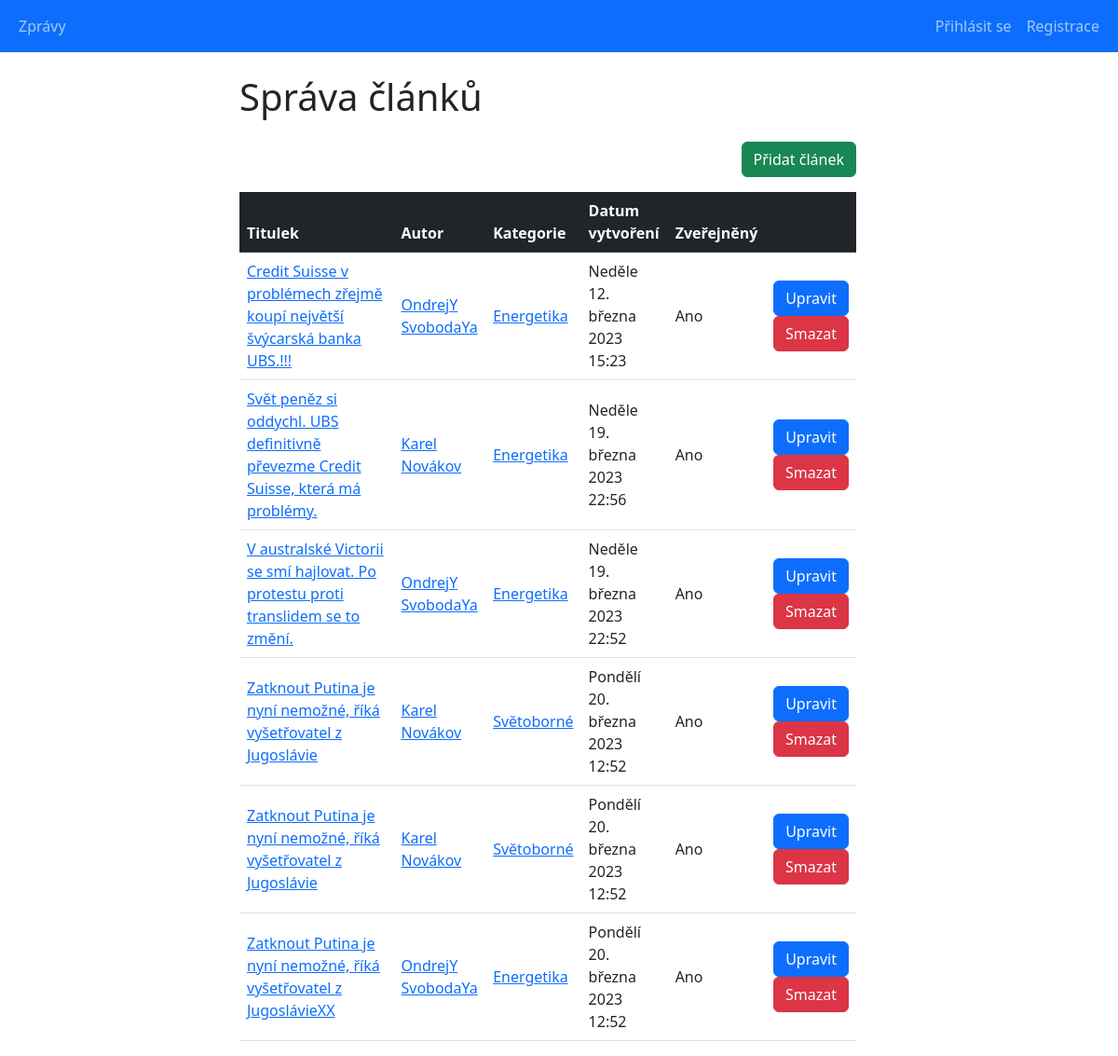
Page /main_projekt/articles_list.php on the earlier database version.
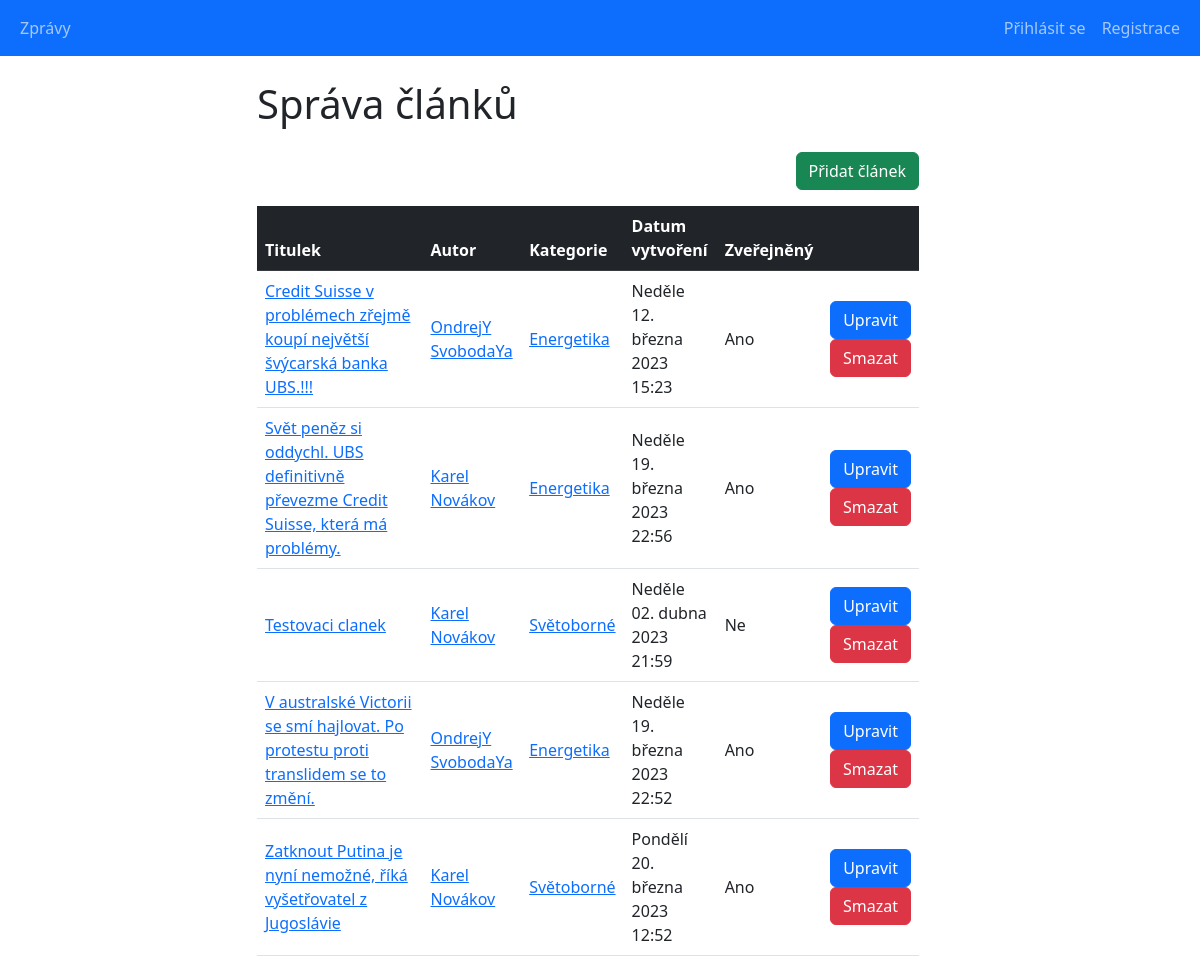
Same page on the later database version.
### tables this page shows
CREATE TABLE `articles` (
  `id` int(10) UNSIGNED NOT NULL,
  `introduction` text DEFAULT NULL,
  `content` text DEFAULT NULL,
  `title` text DEFAULT NULL,
  `author_id` int(10) UNSIGNED NOT NULL,
  `category_id` int(10) UNSIGNED NOT NULL,
  `created_at` datetime NOT NULL DEFAULT current_timestamp(),
  `is_published` tinyint(1) NOT NULL DEFAULT 0 COMMENT 'Zveřejněný/Nezveřejněný'
);

CREATE TABLE `categories` (
  `id` int(10) UNSIGNED NOT NULL,
  `category_name` varchar(50) NOT NULL
);

### main_projekt/classes/Database.php (called while the page is built, shortened)
<?php
class Database
{
    public function __construct()
    {
        $this->conn = new PDO(self::DSN, self::USERNAME, self::PASSWORD, [
            PDO::ATTR_ERRMODE => PDO::ERRMODE_EXCEPTION,
        ]);
        $this->conn->query('SET NAMES utf8');
    }
}

### main_projekt/classes/DateUtils.php (called while the page is built)
<?php
class DateUtils {
    public static function DatumCesky(string $date): string
    {
        $englishDate = (new Datetime($date))->format('l d. F Y H:i');
        $men = [
            'January', 'February', 'March', 'April', 'May',
            'June', 'July', 'August', 'September', 'October',
            'November', 'December'
        ];
        $mcz = [
            'ledna', 'února', 'března', 'dubna', 'května',
            'června', 'července', 'srpna', 'září', 'října',
            'listopadu', 'prosince'
        ];
        $englishDate = str_replace($men, $mcz, $englishDate);
        $den = [
            'Monday', 'Tuesday', 'Wednesday', 'Thursday',
            'Friday', 'Saturday', 'Sunday'
        ];
        $dcz = [
            'Pondělí', 'Úterý', 'Středa', 'Čtvrtek',
            'Pátek', 'Sobota', 'Neděle'
        ];
        return str_replace($den, $dcz, $englishDate);
    }
}

### main_projekt/articles_list.php (the view, shortened to what this page needs)
<?php
require_once 'classes/Database.php';
require_once 'classes/DateUtils.php';
$db = new Database();
$sql = 'select a.id, a.title, a.is_published, a.created_at,
        ath.id as author_id, concat(ath.name, " ", ath.surname) as author_fullname,
        c.id as category_id, c.category_name
        from articles a
        left join authors ath on a.author_id = ath.id
        left join categories c on a.category_id = c.id
        order by a.title asc';
$stmt = $db->conn->prepare($sql);
$stmt->execute();
$articles = $stmt->fetchAll(PDO::FETCH_ASSOC);
?>
<!doctype html>
<html lang="cs">
<head>
    <link rel="stylesheet" href="./bootstrap/css/bootstrap.min.css">
</head>
<body>
<?php include_once 'reusable_components/navbar.php'; ?>
<div class="container-fluid row justify-content-center">
    <div class="col-sm-10 col-lg-7">
        <div class="mb-4">
            <h1>Správa článků</h1>
        </div>
        <div class="mb-3 d-flex justify-content-end">
            <a href="articles_add.php" class="btn btn-success">Přidat článek</a>
        </div>
        <div>
            <table class="table align-middle table-responsive">
                <thead class="table-dark">
                <tr>
                    <th class="w-25">Titulek</th>
                    <th>Autor</th>
                    <th>Kategorie</th>
                    <th>Datum vytvoření</th>
                    <th>Zveřejněný</th>
                    <th></th>
                </tr>
                </thead>
                <tbody>
                <?php foreach($articles as $article): ?>
                    <tr>
                        <td>
                            <a href="articles_detail.php?article_id=<?= $article['id'] ?>">
                                <?= $article['title'] ?>
                            </a>
                        </td>
                        <td>
                            <a href="authors_detail.php?id=<?= $article['author_id'] ?>">
                                <?= $article['author_fullname'] ?>
                            </a>
                        </td>
                        <td>
                            <a href="categories_detail.php?id=<?= $article['category_id'] ?>">
                                <?= $article['category_name'] ?>
                            </a>
                        </td>
                        <td>
                            <?= DateUtils::DatumCesky($article['created_at']) ?>
                        </td>
                        <td>
                            <?php
                            if ($article['is_published'] == '1') {
                                echo "Ano";
                            }
                            else {
                                echo "Ne";
                            }
                            ?>
                        </td>
                        <td class="text-end">
                            <a href="articles_edit.php?id=<?= $article['id'] ?>" class="btn btn-primary">Upravit</a>
                            <a href="articles_delete.php?id=<?= $article['id'] ?>" class="btn btn-danger">Smazat</a>
                        </td>
                    </tr>
                <?php endforeach; ?>
                </tbody>
            </table>
        </div>
    </div>
</div>
</body>
</html>

### main_projekt/reusable_components/navbar.php (shortened to what this page needs)
<?php
$auth = new AuthHandler();
$currentUserInfo = $auth->GetCurrentUserDetails();
?>
<nav class="navbar navbar-expand-lg bg-primary mb-4" data-bs-theme="dark">
    <div class="container-fluid">
        <div class="navbar-nav">
		<?php $base = basename($_SERVER["SCRIPT_FILENAME"], '.php'); ?>
            <a class="nav-link
            <?php
            if ($base == 'index' || $base == 'articles_detail') {
                echo "active";
            }
            ?>" href="index.php">Zprávy</a>
        </div>
        <div class="navbar-nav">
            <?php if (!isset($currentUserInfo['logged_in'])
            || (isset($currentUserInfo['logged_in']) && $currentUserInfo['logged_in'] == false)): ?>
                <a class="nav-link
                    <?php
                    if ($base == 'login') {
                        echo "active";
                    }
                    ?>" href="login.php">Přihlásit se</a>
                <a class="nav-link
                    <?php
                    if ($base == 'register') {
                        echo "active";
                    }
                    ?>" href="register.php">Registrace</a>
            <?php endif; ?>
        </div>
    </div>
</nav>

Differences in the rows shown:
removed articles: title "Zatknout Putina je nyní nemožné, říká vyšetřovatel z Jugoslávie", author_fullname "Karel Novákov", category.category_name "Světoborné", created_at "Pondělí 20. března 2023 12:52", is_published "Ano"
removed articles: title "Zatknout Putina je nyní nemožné, říká vyšetřovatel z JugoslávieXX", author_fullname "OndrejY SvobodaYa", category.category_name "Energetika", created_at "Pondělí 20. března 2023 12:52", is_published "Ano"
added articles: title "Testovaci clanek", author_fullname "Karel Novákov", category.category_name "Světoborné", created_at "Neděle 02. dubna 2023 21:59", is_published "Ne"
